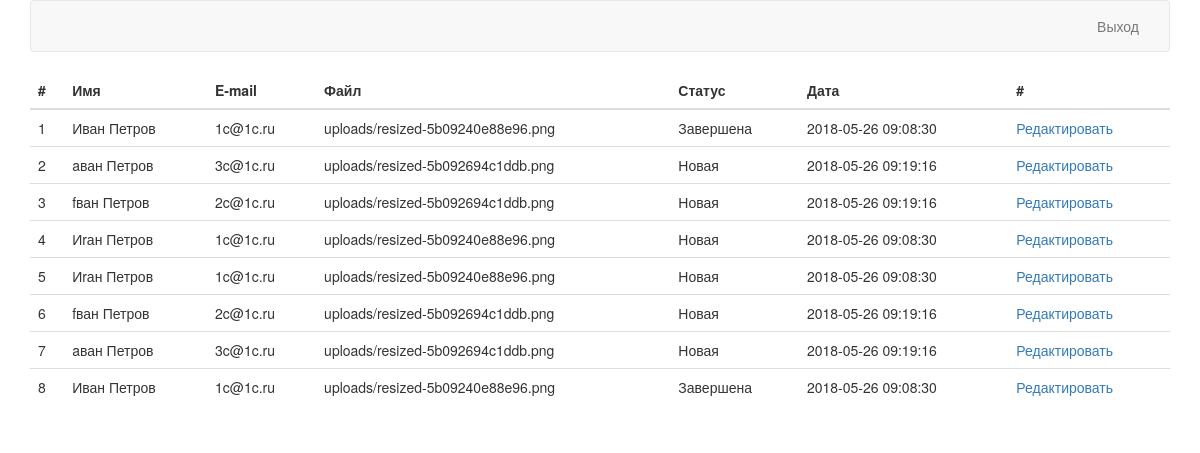
The app's page /admin (signed in) with its own data.
### tables this page shows
CREATE TABLE `tasks` (
  `id` int(11) NOT NULL,
  `name` varchar(255) NOT NULL,
  `email` varchar(255) NOT NULL,
  `text` text NOT NULL,
  `image` varchar(255) DEFAULT NULL,
  `created` timestamp NOT NULL DEFAULT CURRENT_TIMESTAMP,
  `status` enum('new','success') NOT NULL DEFAULT 'new'
);

### app/system/View.php (called while the page is built)
<?php
class View
{
    public function render($template, $data) {
        include ROOT . '/' . VIEWS_PATH . $template.'.php';
    }
}

### app/controllers/AdminController.php (called while the page is built, shortened)
<?php
class AdminController
{
    public function __construct() {
        $this->model = new AdminModel();
        $this->view = new View();
    }
    public function index() {
        $data['title'] = 'Список задач';
        $data['tasks'] = $this->model->getTasks();
        $this->view->render('dashboard',$data);
    }
}

### app/config/params.php (called while the page is built, shortened)
<?php
require_once SYSTEM_PATH . 'View.php';
Router::getRoute();

### index.php (called while the page is built)
<?php
require_once('app/system/Db.php');
require_once('app/config/params.php');

### app/system/Db.php (called while the page is built, shortened)
<?php
class DB {
    private $connection;
    public function __construct() {
        $this->connection = new mysqli(self::HOST, self::USER, self::PASS, self::DB);
        $this->connection->set_charset("utf8");
        $this->connection->query("SET SQL_MODE = ''");
    }
    public function query($sql) {
        $query = $this->connection->query($sql);
        if (!$this->connection->errno) {
            if ($query instanceof \mysqli_result) {
                $data = array();
                while ($row = $query->fetch_assoc()) {
                    $data[] = $row;
                }
                $result = new stdClass();
                $result->num_rows = $query->num_rows;
                $result->row = isset($data[0]) ? $data[0] : array();
                $result->rows = $data;
                return $result;
            } else {
                return true;
            }
        } else {
            throw new \Exception('Error: ' . $this->connection->error  . '<br />Error No: ' . $this->connection->errno . '<br />' . $sql);
        }
    }
}

### app/models/AdminModel.php (called while the page is built, shortened)
<?php
class AdminModel extends Model
{
    public function getTasks() {
        $sql = "SELECT * FROM tasks";
        $data = $this->db->query($sql);
        return $data->rows;
    }
}

### app/views/dashboard.php (the view, shortened to what this page needs)
<!DOCTYPE html>
<html lang="ru">
<head>
    <link href="/css/bootstrap.min.css" rel="stylesheet">
</head>
<body>
<div class="container">
    <nav class="navbar navbar-default">
        <div class="container-fluid">
            <div id="navbar" class="navbar-collapse collapse">
                <ul class="nav navbar-nav navbar-right">
                    <li><a href="/admin/logout">Выход</a></li>
                </ul>
            </div>
        </div>
    </nav>
    <table class="table">
        <thead>
        <tr>
            <th>#</th>
            <th>Имя</a></th>
            <th>E-mail</th>
            <th>Файл</th>
            <th>Статус</th>
            <th>Дата</th>
            <th>#</th>
        </tr>
        </thead>
        <tbody>
        <?php foreach($data['tasks'] as $t) { ?>
            <tr>
                <td><?=$t['id'];?></td>
                <td><?=$t['name'];?></td>
                <td><?=$t['email'];?></td>
                <td><?=$t['image'];?></td>
                <td><?=($t['status'] == 'new') ? 'Новая' : 'Завершена';?></td>
                <td><?=$t['created'];?></td>
                <td><a href="/admin/edit?id=<?=$t['id'];?>" class="show_task">Редактировать</a></td>
            </tr>
        <?php } ?>
        </tbody>
    </table>
</body>
</html>

### records on screen
tasks: id "1", name "Иван Петров", email "1c@1c.ru", image "uploads/resized-5b09240e88e96.png", status "Завершена", created "2018-05-26 09:08:30"
tasks: id "2", name "aван Петров", email "3c@1c.ru", image "uploads/resized-5b092694c1ddb.png", status "Новая", created "2018-05-26 09:19:16"
tasks: id "3", name "fван Петров", email "2c@1c.ru", image "uploads/resized-5b092694c1ddb.png", status "Новая", created "2018-05-26 09:19:16"
tasks: id "4", name "Иrан Петров", email "1c@1c.ru", image "uploads/resized-5b09240e88e96.png", status "Новая", created "2018-05-26 09:08:30"
tasks: id "5", name "Иrан Петров", email "1c@1c.ru", image "uploads/resized-5b09240e88e96.png", status "Новая", created "2018-05-26 09:08:30"
tasks: id "6", name "fван Петров", email "2c@1c.ru", image "uploads/resized-5b092694c1ddb.png", status "Новая", created "2018-05-26 09:19:16"
tasks: id "7", name "aван Петров", email "3c@1c.ru", image "uploads/resized-5b092694c1ddb.png", status "Новая", created "2018-05-26 09:19:16"
tasks: id "8", name "Иван Петров", email "1c@1c.ru", image "uploads/resized-5b09240e88e96.png", status "Завершена", created "2018-05-26 09:08:30"
